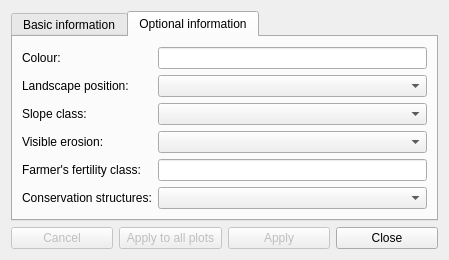
<?xml version="1.0" encoding="UTF-8"?>
<ui version="4.0">
 <class>plotssoil</class>
 <widget class="impgenmaint" name="plotssoil">
  <property name="geometry">
   <rect>
    <x>0</x>
    <y>0</y>
    <width>449</width>
    <height>251</height>
   </rect>
  </property>
  <property name="windowTitle">
   <string>Form</string>
  </property>
  <property name="TableName">
   <string>spadstown</string>
  </property>
  <layout class="QVBoxLayout" name="verticalLayout_3">
   <item>
    <widget class="QTabWidget" name="tabWidget">
     <property name="currentIndex">
      <number>1</number>
     </property>
     <widget class="QWidget" name="tab">
      <attribute name="title">
       <string>Basic information</string>
      </attribute>
      <layout class="QVBoxLayout" name="verticalLayout">
       <item>
        <layout class="QGridLayout" name="gridLayout">
         <item row="0" column="0">
          <widget class="QLabel" name="label">
           <property name="text">
            <string>Soil type:</string>
           </property>
          </widget>
         </item>
         <item row="0" column="1">
          <widget class="IMPComboBox" name="cmbsoil">
           <property name="sizePolicy">
            <sizepolicy hsizetype="Expanding" vsizetype="Fixed">
             <horstretch>0</horstretch>
             <verstretch>0</verstretch>
            </sizepolicy>
           </property>
           <property name="minimumSize">
            <size>
             <width>0</width>
             <height>0</height>
            </size>
           </property>
           <property name="TableName">
            <string>spadstown</string>
           </property>
           <property name="FieldName">
            <string>SOIL_COD</string>
           </property>
           <property name="UseLkTable">
            <bool>true</bool>
           </property>
           <property name="LkTableName">
            <string>soil</string>
           </property>
          </widget>
         </item>
         <item row="1" column="0">
          <widget class="QLabel" name="label_2">
           <property name="text">
            <string>Drainage type:</string>
           </property>
          </widget>
         </item>
         <item row="1" column="1">
          <widget class="IMPComboBox" name="cmbdrainage">
           <property name="sizePolicy">
            <sizepolicy hsizetype="Expanding" vsizetype="Fixed">
             <horstretch>0</horstretch>
             <verstretch>0</verstretch>
            </sizepolicy>
           </property>
           <property name="minimumSize">
            <size>
             <width>150</width>
             <height>0</height>
            </size>
           </property>
           <property name="TableName">
            <string>spadstown</string>
           </property>
           <property name="FieldName">
            <string>DRAIN_COD</string>
           </property>
           <property name="UseLkTable">
            <bool>true</bool>
           </property>
           <property name="LkTableName">
            <string>drainage</string>
           </property>
          </widget>
         </item>
         <item row="2" column="0">
          <widget class="QLabel" name="label_3">
           <property name="text">
            <string>Slope (%):</string>
           </property>
          </widget>
         </item>
         <item row="2" column="1">
          <widget class="IMPEdit" name="txtslope">
           <property name="sizePolicy">
            <sizepolicy hsizetype="Expanding" vsizetype="Fixed">
             <horstretch>0</horstretch>
             <verstretch>0</verstretch>
            </sizepolicy>
           </property>
           <property name="FieldType">
            <enum>IMPEdit::Numeric</enum>
           </property>
           <property name="TableName">
            <string>spadstown</string>
           </property>
           <property name="FieldName">
            <string>SLOPE</string>
           </property>
          </widget>
         </item>
         <item row="3" column="0">
          <widget class="QLabel" name="label_4">
           <property name="text">
            <string>Depth (cm):</string>
           </property>
          </widget>
         </item>
         <item row="3" column="1">
          <widget class="IMPEdit" name="txtdepth">
           <property name="sizePolicy">
            <sizepolicy hsizetype="Expanding" vsizetype="Fixed">
             <horstretch>0</horstretch>
             <verstretch>0</verstretch>
            </sizepolicy>
           </property>
           <property name="FieldType">
            <enum>IMPEdit::Numeric</enum>
           </property>
           <property name="TableName">
            <string>spadstown</string>
           </property>
           <property name="FieldName">
            <string>DEPTH</string>
           </property>
          </widget>
         </item>
         <item row="4" column="0">
          <widget class="QLabel" name="label_5">
           <property name="text">
            <string>Permeability (%):</string>
           </property>
          </widget>
         </item>
         <item row="4" column="1">
          <widget class="IMPEdit" name="txtpermea">
           <property name="sizePolicy">
            <sizepolicy hsizetype="Expanding" vsizetype="Fixed">
             <horstretch>0</horstretch>
             <verstretch>0</verstretch>
            </sizepolicy>
           </property>
           <property name="FieldType">
            <enum>IMPEdit::Numeric</enum>
           </property>
           <property name="TableName">
            <string>spadstown</string>
           </property>
           <property name="FieldName">
            <string>PERMEA</string>
           </property>
          </widget>
         </item>
         <item row="5" column="0">
          <widget class="QLabel" name="label_6">
           <property name="text">
            <string>Local name:</string>
           </property>
          </widget>
         </item>
         <item row="5" column="1">
          <widget class="IMPEdit" name="txtlname">
           <property name="TableName">
            <string>spadstown</string>
           </property>
           <property name="FieldName">
            <string>LOCALNAME</string>
           </property>
          </widget>
         </item>
        </layout>
       </item>
      </layout>
     </widget>
     <widget class="QWidget" name="tab_2">
      <attribute name="title">
       <string>Optional information</string>
      </attribute>
      <layout class="QVBoxLayout" name="verticalLayout_2">
       <item>
        <layout class="QGridLayout" name="gridLayout_2">
         <item row="0" column="0">
          <widget class="QLabel" name="label_7">
           <property name="text">
            <string>Colour:</string>
           </property>
          </widget>
         </item>
         <item row="0" column="1">
          <widget class="IMPEdit" name="txtcolour">
           <property name="FieldType">
            <enum>IMPEdit::Numeric</enum>
           </property>
           <property name="TableName">
            <string>spadstown</string>
           </property>
           <property name="FieldName">
            <string>PLOTCOLOR</string>
           </property>
          </widget>
         </item>
         <item row="1" column="0">
          <widget class="QLabel" name="label_8">
           <property name="text">
            <string>Landscape position:</string>
           </property>
          </widget>
         </item>
         <item row="1" column="1">
          <widget class="IMPComboBox" name="cmblandpos">
           <property name="sizePolicy">
            <sizepolicy hsizetype="Expanding" vsizetype="Fixed">
             <horstretch>0</horstretch>
             <verstretch>0</verstretch>
            </sizepolicy>
           </property>
           <property name="minimumSize">
            <size>
             <width>150</width>
             <height>0</height>
            </size>
           </property>
           <property name="TableName">
            <string>spadstown</string>
           </property>
           <property name="FieldName">
            <string>LANDPOS</string>
           </property>
           <property name="UseLkTable">
            <bool>true</bool>
           </property>
           <property name="LkTableName">
            <string>soil</string>
           </property>
          </widget>
         </item>
         <item row="2" column="0">
          <widget class="QLabel" name="label_9">
           <property name="text">
            <string>Slope class:</string>
           </property>
          </widget>
         </item>
         <item row="2" column="1">
          <widget class="IMPComboBox" name="cmbslopeclass">
           <property name="sizePolicy">
            <sizepolicy hsizetype="Expanding" vsizetype="Fixed">
             <horstretch>0</horstretch>
             <verstretch>0</verstretch>
            </sizepolicy>
           </property>
           <property name="minimumSize">
            <size>
             <width>150</width>
             <height>0</height>
            </size>
           </property>
           <property name="TableName">
            <string>spadstown</string>
           </property>
           <property name="FieldName">
            <string>SLOPECLASS</string>
           </property>
           <property name="UseLkTable">
            <bool>true</bool>
           </property>
           <property name="LkTableName">
            <string>soil</string>
           </property>
          </widget>
         </item>
         <item row="3" column="0">
          <widget class="QLabel" name="label_10">
           <property name="text">
            <string>Visible erosion:</string>
           </property>
          </widget>
         </item>
         <item row="3" column="1">
          <widget class="IMPComboBox" name="cmberosion">
           <property name="sizePolicy">
            <sizepolicy hsizetype="Expanding" vsizetype="Fixed">
             <horstretch>0</horstretch>
             <verstretch>0</verstretch>
            </sizepolicy>
           </property>
           <property name="minimumSize">
            <size>
             <width>150</width>
             <height>0</height>
            </size>
           </property>
           <property name="TableName">
            <string>spadstown</string>
           </property>
           <property name="FieldName">
            <string>EROSION</string>
           </property>
           <property name="UseLkTable">
            <bool>true</bool>
           </property>
           <property name="LkTableName">
            <string>soil</string>
           </property>
          </widget>
         </item>
         <item row="4" column="0">
          <widget class="QLabel" name="label_11">
           <property name="text">
            <string>Farmer's fertility class:</string>
           </property>
          </widget>
         </item>
         <item row="4" column="1">
          <widget class="IMPEdit" name="txtfertclass">
           <property name="FieldType">
            <enum>IMPEdit::Numeric</enum>
           </property>
           <property name="TableName">
            <string>spadstown</string>
           </property>
           <property name="FieldName">
            <string>FARMFERTCLASS</string>
           </property>
          </widget>
         </item>
         <item row="5" column="0">
          <widget class="QLabel" name="label_12">
           <property name="text">
            <string>Conservation structures:</string>
           </property>
          </widget>
         </item>
         <item row="5" column="1">
          <widget class="IMPComboBox" name="cmbcstruct">
           <property name="sizePolicy">
            <sizepolicy hsizetype="Expanding" vsizetype="Fixed">
             <horstretch>0</horstretch>
             <verstretch>0</verstretch>
            </sizepolicy>
           </property>
           <property name="minimumSize">
            <size>
             <width>150</width>
             <height>0</height>
            </size>
           </property>
           <property name="TableName">
            <string>spadstown</string>
           </property>
           <property name="FieldName">
            <string>CSTRUCTURES</string>
           </property>
           <property name="UseLkTable">
            <bool>true</bool>
           </property>
           <property name="LkTableName">
            <string>soil</string>
           </property>
          </widget>
         </item>
        </layout>
       </item>
      </layout>
     </widget>
    </widget>
   </item>
   <item>
    <layout class="QHBoxLayout" name="horizontalLayout">
     <item>
      <widget class="QPushButton" name="cmdcancel">
       <property name="enabled">
        <bool>false</bool>
       </property>
       <property name="text">
        <string>Cancel</string>
       </property>
       <property name="icon">
        <iconset resource="../images.qrc">
         <normaloff>:/images/cancel.png</normaloff>:/images/cancel.png</iconset>
       </property>
      </widget>
     </item>
     <item>
      <widget class="QPushButton" name="cmdapplyall">
       <property name="enabled">
        <bool>false</bool>
       </property>
       <property name="text">
        <string>Apply to all plots</string>
       </property>
       <property name="icon">
        <iconset resource="../images.qrc">
         <normaloff>:/images/apply.png</normaloff>:/images/apply.png</iconset>
       </property>
      </widget>
     </item>
     <item>
      <widget class="QPushButton" name="cmdapply">
       <property name="enabled">
        <bool>false</bool>
       </property>
       <property name="text">
        <string>Apply</string>
       </property>
       <property name="icon">
        <iconset resource="../images.qrc">
         <normaloff>:/images/apply.png</normaloff>:/images/apply.png</iconset>
       </property>
      </widget>
     </item>
     <item>
      <widget class="QPushButton" name="cmdclose">
       <property name="text">
        <string>Close</string>
       </property>
       <property name="icon">
        <iconset resource="../images.qrc">
         <normaloff>:/images/closeform.png</normaloff>:/images/closeform.png</iconset>
       </property>
      </widget>
     </item>
    </layout>
   </item>
  </layout>
 </widget>
 <customwidgets>
  <customwidget>
   <class>IMPEdit</class>
   <extends>QLineEdit</extends>
   <header>impedit.h</header>
  </customwidget>
  <customwidget>
   <class>IMPComboBox</class>
   <extends>QComboBox</extends>
   <header>impcombobox.h</header>
  </customwidget>
  <customwidget>
   <class>impgenmaint</class>
   <extends>QWidget</extends>
   <header>impgenmaint.h</header>
   <container>1</container>
  </customwidget>
 </customwidgets>
 <resources>
  <include location="../images.qrc"/>
 </resources>
 <connections/>
</ui>
